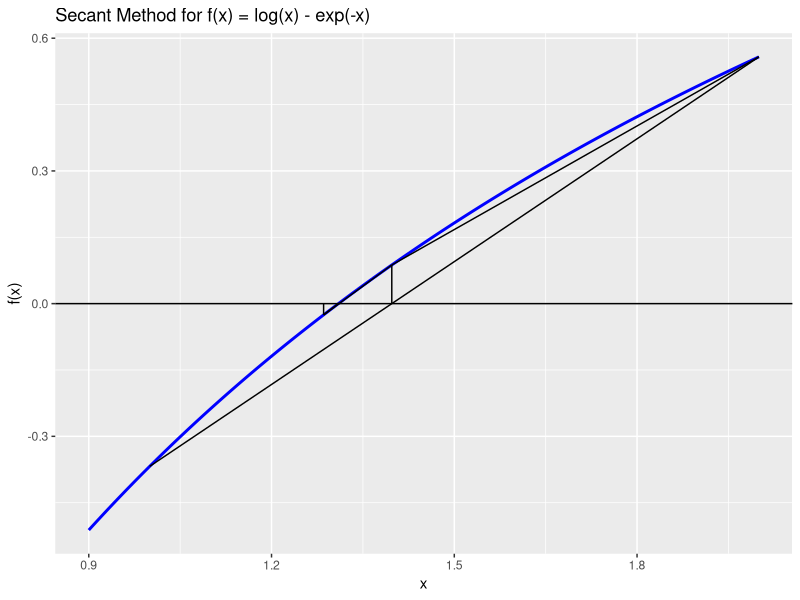

Generate this figure with R:
## ---- chunk 1
library(ggplot2)

secant_method <- function(f, x0, x1, iter = 5) {
  df_points <- data.frame(x1 = numeric(0), 
                          y1 = numeric(0),
                          x2 = numeric(0),
                          y2 = numeric(0))

  xold <- x0
  xnew <- x1
  cat("Starting values are:", xold, " and ", xnew, "\n")
  
  # the algorithm which generates each xn value 
  for (i in 1:iter) {
    fx_new <- f(xnew)
    fx_old <- f(xold)
    xn_1 <- xnew - fx_new*(xnew - xold)/(fx_new - fx_old)
    f_xn_1 <- f(xn_1)
    df_points[2*i - 1,] <- c(xold, fx_old , xnew, fx_new)
    df_points[2*i,] <- c(xn_1, 0 , xn_1, f_xn_1) 
    
    xold <- xnew
    xnew <- xn_1
    cat("Next x values are:", xold, " and ", xnew, "\n")
  }
  
  # determines the limits for the graph
  x_start <- min(df_points$x1, df_points$x2, x0 - .1) # start is the min of these values
  x_end <- max(df_points$x1, df_points$x2, x0 + .1)  # end is the max of these values
  x <- seq(x_start, x_end, length.out = 200)
  fx <- rep(NA, length(x))
  for (i in seq_along(x)) {
    fx[i] <- f(x[i])
  }
  function_data <- data.frame(x, fx)
  
  # uses ggplot to plot the function and the segments for each iteration
  p <- ggplot(function_data, aes(x = x, y = fx)) + 
    geom_line(colour = "blue", size = 1) + 
    geom_segment(aes(x = x1, y = y1, xend = x2, yend = y2), data = df_points) + 
    geom_abline(intercept = 0, slope = 1) + 
    geom_abline(intercept = 0, slope = 0) +
    labs(y = "f(x)", title = "Secant Method for f(x) = log(x) - exp(-x)")
  
  print(p)
  return(cat("The estimated root for the function is", xnew)) 
}
## ---- chunk 2
f <- function(x) log(x) - exp(-x)

secant_method(f, 1, 2, iter = 5)
